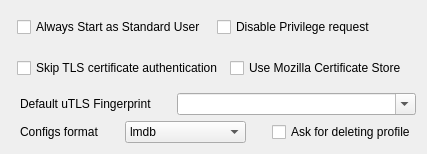
     <widget class="QWidget" name="tab_5">
      <attribute name="title">
       <string>Security</string>
      </attribute>
      <layout class="QVBoxLayout" name="verticalLayout_4">
       <item>
        <widget class="QFrame" name="frame_12">
         <property name="sizePolicy">
          <sizepolicy hsizetype="Preferred" vsizetype="Maximum">
           <horstretch>0</horstretch>
           <verstretch>0</verstretch>
          </sizepolicy>
         </property>
         <property name="styleSheet">
          <string notr="true"> QFrame{ border: none; background: transparent; }   </string>
         </property>
         <layout class="QHBoxLayout" name="horizontalLayout_3">
          <property name="leftMargin">
           <number>6</number>
          </property>
          <property name="topMargin">
           <number>6</number>
          </property>
          <property name="rightMargin">
           <number>6</number>
          </property>
          <property name="bottomMargin">
           <number>6</number>
          </property>
          <item>
           <widget class="QCheckBox" name="windows_no_admin">
            <property name="toolTip">
             <string>&lt;html&gt;&lt;head/&gt;&lt;body&gt;&lt;p&gt;Do not attempt to start as Admin unless explicitly requested&lt;/p&gt;&lt;/body&gt;&lt;/html&gt;</string>
            </property>
            <property name="text">
             <string>Always Start as Standard User</string>
            </property>
           </widget>
          </item>
          <item>
           <widget class="QCheckBox" name="disable_privilege_req">
            <property name="text">
             <string>Disable Privilege request</string>
            </property>
           </widget>
          </item>
         </layout>
        </widget>
       </item>
       <item>
        <widget class="QFrame" name="frame">
         <property name="sizePolicy">
          <sizepolicy hsizetype="Preferred" vsizetype="Maximum">
           <horstretch>0</horstretch>
           <verstretch>0</verstretch>
          </sizepolicy>
         </property>
         <property name="styleSheet">
          <string notr="true"> QFrame{ border: none; background: transparent; }</string>
         </property>
         <property name="frameShape">
          <enum>QFrame::Shape::StyledPanel</enum>
         </property>
         <property name="frameShadow">
          <enum>QFrame::Shadow::Raised</enum>
         </property>
         <layout class="QHBoxLayout" name="horizontalLayout_11">
          <property name="leftMargin">
           <number>6</number>
          </property>
          <item>
           <widget class="QCheckBox" name="skip_cert">
            <property name="toolTip">
             <string comment="Skip TLS certificate authentication by default (allowInsecure)"/>
            </property>
            <property name="text">
             <string>Skip TLS certificate authentication</string>
            </property>
           </widget>
          </item>
          <item>
           <widget class="QCheckBox" name="use_mozilla_certs">
            <property name="text">
             <string>Use Mozilla Certificate Store</string>
            </property>
           </widget>
          </item>
         </layout>
        </widget>
       </item>
       <item>
        <widget class="QFrame" name="horizontalFrame2">
         <property name="sizePolicy">
          <sizepolicy hsizetype="Preferred" vsizetype="Maximum">
           <horstretch>0</horstretch>
           <verstretch>0</verstretch>
          </sizepolicy>
         </property>
         <property name="styleSheet">
          <string notr="true"> QFrame{ border: none; background: transparent; }   </string>
         </property>
         <layout class="QHBoxLayout" name="horizontalLayout_26">
          <property name="spacing">
           <number>25</number>
          </property>
          <property name="leftMargin">
           <number>9</number>
          </property>
          <property name="topMargin">
           <number>0</number>
          </property>
          <property name="rightMargin">
           <number>0</number>
          </property>
          <property name="bottomMargin">
           <number>0</number>
          </property>
          <item>
           <widget class="QLabel" name="label_18">
            <property name="sizePolicy">
             <sizepolicy hsizetype="Preferred" vsizetype="Fixed">
              <horstretch>0</horstretch>
              <verstretch>0</verstretch>
             </sizepolicy>
            </property>
            <property name="text">
             <string>Default uTLS Fingerprint</string>
            </property>
           </widget>
          </item>
          <item>
           <widget class="QComboBox" name="utlsFingerprint">
            <property name="sizePolicy">
             <sizepolicy hsizetype="MinimumExpanding" vsizetype="MinimumExpanding">
              <horstretch>0</horstretch>
              <verstretch>0</verstretch>
             </sizepolicy>
            </property>
            <property name="editable">
             <bool>true</bool>
            </property>
           </widget>
          </item>
         </layout>
        </widget>
       </item>
       <item>
        <widget class="QGroupBox" name="groupBox_13">
         <property name="sizePolicy">
          <sizepolicy hsizetype="Preferred" vsizetype="Maximum">
           <horstretch>0</horstretch>
           <verstretch>0</verstretch>
          </sizepolicy>
         </property>
         <property name="styleSheet">
          <string notr="true"> QGroupBox{ border: none; background: transparent; }   </string>
         </property>
         <property name="title">
          <string/>
         </property>
         <layout class="QHBoxLayout" name="horizontalLayout_4">
          <property name="leftMargin">
           <number>0</number>
          </property>
          <property name="topMargin">
           <number>0</number>
          </property>
          <property name="rightMargin">
           <number>0</number>
          </property>
          <property name="bottomMargin">
           <number>0</number>
          </property>
          <item>
           <widget class="QFrame" name="frame_2">
            <property name="sizePolicy">
             <sizepolicy hsizetype="Preferred" vsizetype="Maximum">
              <horstretch>0</horstretch>
              <verstretch>0</verstretch>
             </sizepolicy>
            </property>
            <property name="styleSheet">
             <string notr="true"> QFrame{ border: none; background: transparent; }   </string>
            </property>
            <property name="frameShape">
             <enum>QFrame::Shape::StyledPanel</enum>
            </property>
            <property name="frameShadow">
             <enum>QFrame::Shadow::Raised</enum>
            </property>
            <layout class="QHBoxLayout" name="horizontalLayout_13">
             <property name="spacing">
              <number>26</number>
             </property>
             <property name="leftMargin">
              <number>9</number>
             </property>
             <property name="topMargin">
              <number>0</number>
             </property>
             <property name="rightMargin">
              <number>0</number>
             </property>
             <property name="bottomMargin">
              <number>0</number>
             </property>
             <item>
              <widget class="QLabel" name="label_9">
               <property name="sizePolicy">
                <sizepolicy hsizetype="Maximum" vsizetype="Preferred">
                 <horstretch>0</horstretch>
                 <verstretch>0</verstretch>
                </sizepolicy>
               </property>
               <property name="text">
                <string>Configs format</string>
               </property>
              </widget>
             </item>
             <item>
              <widget class="QComboBox" name="store_type">
               <property name="toolTip">
                <string>LMDB — 2009 — embedded memory‑mapped key–value DB with ACID transactions — Howard Chu / Symas
JSON — 2001 — lightweight text format for exchanging structured data (objects, arrays, primitives) — Douglas Crockford
INI — early 1980s — simple plain‑text config format with sections and key=value pairs — Microsoft Corporation
binary — 2026 — arbitrary byte-values format (fixed 7-byte header magic) used as LMDB values or standalone files</string>
               </property>
               <item>
                <property name="text">
                 <string notr="true">lmdb</string>
                </property>
               </item>
               <item>
                <property name="text">
                 <string notr="true">json</string>
                </property>
               </item>
               <item>
                <property name="text">
                 <string notr="true">binary</string>
                </property>
               </item>
               <item>
                <property name="text">
                 <string notr="true">ini</string>
                </property>
               </item>
              </widget>
             </item>
             <item>
              <widget class="QCheckBox" name="ask_delete">
               <property name="text">
                <string>Ask for deleting profile</string>
               </property>
              </widget>
             </item>
            </layout>
           </widget>
          </item>
         </layout>
        </widget>
       </item>
      </layout>
     </widget>
